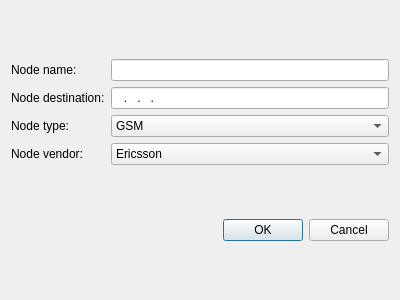
<?xml version="1.0" encoding="UTF-8"?>
<ui version="4.0">
 <class>AddNodeDialog</class>
 <widget class="QDialog" name="AddNodeDialog">
  <property name="geometry">
   <rect>
    <x>0</x>
    <y>0</y>
    <width>400</width>
    <height>300</height>
   </rect>
  </property>
  <property name="windowTitle">
   <string>Add Node</string>
  </property>
  <layout class="QGridLayout" name="gridLayout">
   <item row="1" column="0">
    <widget class="QDialogButtonBox" name="buttonBox">
     <property name="orientation">
      <enum>Qt::Horizontal</enum>
     </property>
     <property name="standardButtons">
      <set>QDialogButtonBox::Cancel|QDialogButtonBox::Ok</set>
     </property>
    </widget>
   </item>
   <item row="0" column="0">
    <layout class="QGridLayout" name="gridLayout_2">
     <item row="1" column="0">
      <widget class="QLabel" name="label_2">
       <property name="text">
        <string>Node destination:</string>
       </property>
      </widget>
     </item>
     <item row="0" column="0">
      <widget class="QLabel" name="label">
       <property name="text">
        <string>Node name:</string>
       </property>
      </widget>
     </item>
     <item row="3" column="0">
      <widget class="QLabel" name="label_4">
       <property name="text">
        <string>Node vendor:</string>
       </property>
      </widget>
     </item>
     <item row="2" column="0">
      <widget class="QLabel" name="label_3">
       <property name="text">
        <string>Node type:</string>
       </property>
      </widget>
     </item>
     <item row="0" column="1">
      <widget class="QLineEdit" name="nodeName"/>
     </item>
     <item row="1" column="1">
      <widget class="QLineEdit" name="nodeDest">
       <property name="inputMask">
        <string>000.000.000.000</string>
       </property>
      </widget>
     </item>
     <item row="2" column="1">
      <widget class="QComboBox" name="nodeTypeCombo">
       <item>
        <property name="text">
         <string>GSM</string>
        </property>
       </item>
       <item>
        <property name="text">
         <string>UMTS</string>
        </property>
       </item>
       <item>
        <property name="text">
         <string>LTE</string>
        </property>
       </item>
      </widget>
     </item>
     <item row="3" column="1">
      <widget class="QComboBox" name="nodeVendorCombo">
       <item>
        <property name="text">
         <string>Ericsson</string>
        </property>
       </item>
       <item>
        <property name="text">
         <string>Huawei</string>
        </property>
       </item>
      </widget>
     </item>
    </layout>
   </item>
  </layout>
 </widget>
 <resources/>
 <connections>
  <connection>
   <sender>buttonBox</sender>
   <signal>accepted()</signal>
   <receiver>AddNodeDialog</receiver>
   <slot>accept()</slot>
   <hints>
    <hint type="sourcelabel">
     <x>248</x>
     <y>254</y>
    </hint>
    <hint type="destinationlabel">
     <x>157</x>
     <y>274</y>
    </hint>
   </hints>
  </connection>
  <connection>
   <sender>buttonBox</sender>
   <signal>rejected()</signal>
   <receiver>AddNodeDialog</receiver>
   <slot>reject()</slot>
   <hints>
    <hint type="sourcelabel">
     <x>316</x>
     <y>260</y>
    </hint>
    <hint type="destinationlabel">
     <x>286</x>
     <y>274</y>
    </hint>
   </hints>
  </connection>
 </connections>
</ui>
